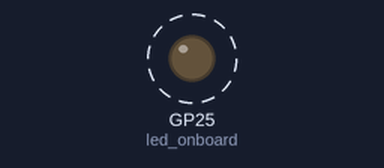
This program was run on a simulated Raspberry Pi Pico running MicroPython. Parts: output pins drawn as LEDs (lit = HIGH). Dashed ring = blinking.

Above: at 0.5 s.
Timing chart, 0 to 4.6 s (numbered marks = the images above):
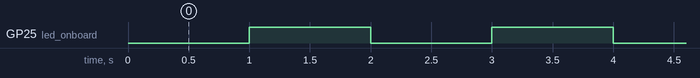

The program:

BlinkInterrupt.py
```python
#same as Blink.py but this time we are using interrupts instead of sleep function. Blink.py dosyası ile aynı ama bu sefer uyku fonksiyonu yerine interrupt, kesme kullanıyoruz.
#blink onboard LED for 1 second. Dahili LED'i saniyede bir defa aç-kapat.#
from machine import Pin, Timer

led_onboard = machine.Pin(25, machine.Pin.OUT) #LED onboard. Dahili LED

def tick(timer):
  led_onboard.toggle()

Timer().init(freq=1, mode=Timer.PERIODIC, callback=tick) #Call the tick function periodically at 1 hz (once per second) intervals. Tick fonksiyonunu 1 hz (saniyede 1 defa) aralıkla çağır.
```

Measured:
- by itself, GP25 (led_onboard): alternates HIGH for 1.0 s and LOW for 1.0 s
